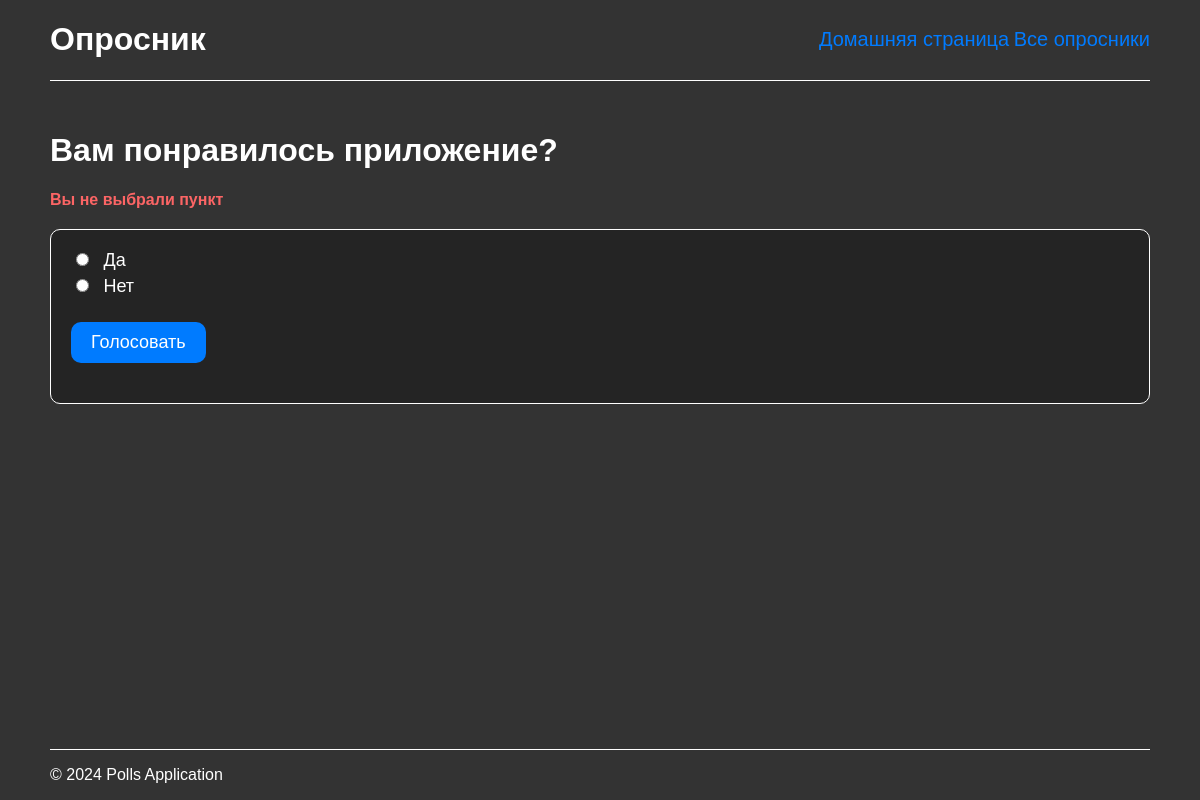
The app's page /client/2/vote/ with its own data.
### client/models.py (models this page shows, shortened)
class Poll(models.Model):
    question = models.CharField(max_length=200)
    pub_date = models.DateTimeField('date published')

class Choice(models.Model):
    poll = models.ForeignKey(Poll, on_delete=models.CASCADE)
    choice_text = models.CharField(max_length=200)
    votes = models.IntegerField(default=0)

### client/views.py (the view)
# urls.py: path('<int:poll_id>/vote/', views.vote, name='vote'),
def vote(request, poll_id):
    poll = get_object_or_404(Poll, pk=poll_id)
    try:
        selected_choice = poll.choice_set.get(pk=request.POST['choice'])
    except (KeyError, Choice.DoesNotExist):
        return render(request, 'client/detail.html', {
            'poll': poll,
            'error_message': "Вы не выбрали пункт",
        })
    else:
        selected_choice.votes += 1
        selected_choice.save()
        return HttpResponseRedirect(reverse('client:results', args=(poll.id,)))

### client/templates/client/detail.html (shortened to what this page needs)
{% extends 'client/base.html' %}
{% block content %}
    <h1>{{ poll.question }}</h1>
    {% if error_message %}<p id="error"><strong>{{ error_message }}</strong></p>{% endif %}
    <form action="{% url 'client:vote' poll.id %}" method="post">
    {% for choice in poll.choice_set.all %}
        <input type="radio" name="choice" id="choice{{ forloop.counter }}" value="{{ choice.id }}">
        <label for="choice{{ forloop.counter }}">{{ choice.choice_text }}</label><br>
    {% endfor %}
    <input type="submit" value="Голосовать">
    </form>
{% endblock %}

### client/static/css/styles.css (style rules this page uses)
html, body { height: 100%; color: white; }
#error { color: #fc6565; }
h1 { color: #ffffff; }
form { background: #242424; padding: 20px; border: 1px solid white; border-radius: 10px; margin-top: 20px; }
form > label { color: white; font-size: 18px; }
input[type="radio"] { margin-right: 10px; margin-bottom: 10px; }
input[type="submit"] { margin: 20px 0px; background-color: #007bff; color: #fff; border: none; padding: 10px 20px; cursor: pointer; border-radius: 10px; font-size: 18px; }

### records on screen
Poll: question "Вам понравилось приложение?"
Choice: choice_text "Да"
Choice: choice_text "Нет"

### other values on screen
{{ error_message }} "Вы не выбрали пункт"
